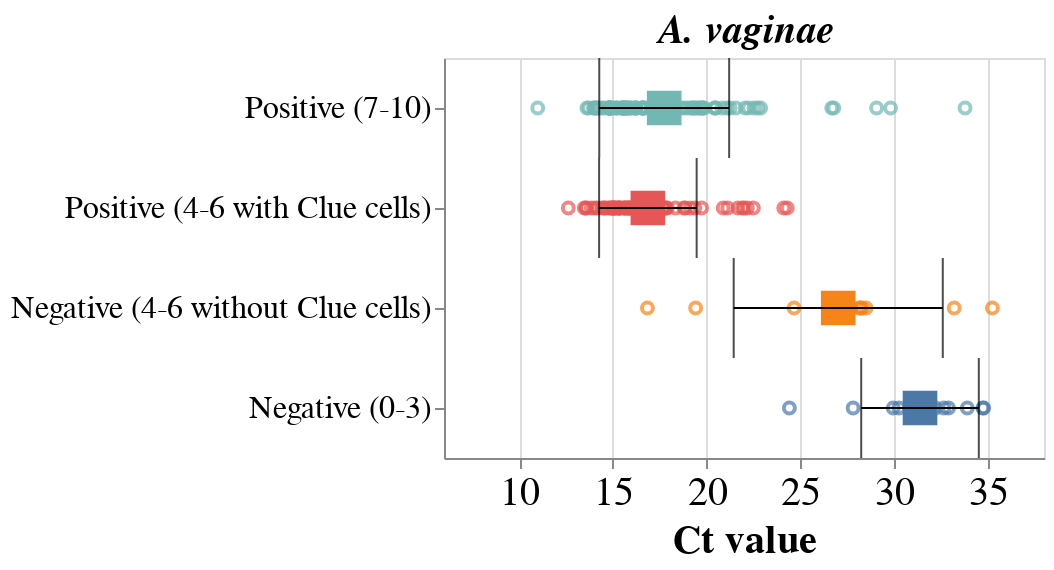

Notebook code cell kept with this figure:
### Code cell
lacto = dis_df[(dis_df['Gene'] == 'A. vaginae') & (dis_df['Agreement2'] == 'Concordant')]
order=['Positive (7-10)','Positive (4-6 with Clue cells)','Negative (4-6 without Clue cells)','Negative (0-3)']

title=alt.TitleParams('A. vaginae', fontSize=20, fontStyle='Italic')
                                                
lacto_point_bv= alt.Chart(lacto, title=title).mark_point().encode(alt.X('CT:Q', title='Ct value', scale=alt.Scale(domain=[6,38]),axis=alt.Axis(labelAngle=0, labelFontSize=20, titleFontSize=20, grid=True,)),
                                                      alt.Y('BV_reviewed_score_sg:N' ,sort=order, axis=alt.Axis(labelFontSize=16, titleFontSize=20, grid=False , labelLimit=900)), 
                                                    alt.Color('BV_reviewed_score_sg:N', legend=None))                                                 


lacto_mean_bv = alt.Chart(lacto).mark_square(size=300).encode(alt.X('mean(CT):Q', title='Ct value',  scale=alt.Scale(domain=[6,38]),axis=alt.Axis(labelAngle=45, labelFontSize=20, titleFontSize=20, grid=True,)),
                                                         alt.Y('BV_reviewed_score_sg:N' ,sort=order, axis=alt.Axis(labelFontSize=16, titleFontSize=20, grid=False )),
                                                             alt.Color('BV_reviewed_score_sg:N', legend=None))

error_bars = alt.Chart(lacto).mark_errorbar(extent='stdev',ticks=True, color='black').encode(alt.X('CT:Q', title='Ct value',scale=alt.Scale(domain=[6,38]), axis=alt.Axis(labelAngle=45, labelFontSize=20, titleFontSize=20, grid=True,)),
                                                      alt.Y('BV_reviewed_score_sg:N', sort=order, title= None, axis=alt.Axis(labelFontSize=16, titleFontSize=20, grid=False)))

lacto_chart =(lacto_point_bv+ lacto_mean_bv+error_bars ).properties(width=300, height=200).configure_axisY(titleX=-250)
lacto_chart

### Figure 1 — Vega-Lite specification as saved in the notebook (floating-point values rounded to 4 significant figures; data arrays with more than 128 entries replaced by an {"elided": "..."} marker saying what was removed)
{"$schema": "https://vega.github.io/schema/vega-lite/v4.17.0.json", "config": {"axisY": {"titleX": -250}, "view": {"continuousHeight": 300, "continuousWidth": 400}}, "data": {"name": "data-c80243bcaa7027607f4c995c29a24aa1"}, "datasets": {"data-c80243bcaa7027607f4c995c29a24aa1": {"elided": "327 records"}}, "height": 200, "layer": [{"encoding": {"color": {"field": "BV_reviewed_score_sg", "legend": null, "type": "nominal"}, "x": {"axis": {"grid": true, "labelAngle": 0, "labelFontSize": 20, "titleFontSize": 20}, "field": "CT", "scale": {"domain": [6, 38]}, "title": "Ct value", "type": "quantitative"}, "y": {"axis": {"grid": false, "labelFontSize": 16, "labelLimit": 900, "titleFontSize": 20}, "field": "BV_reviewed_score_sg", "sort": ["Positive (7-10)", "Positive (4-6 with Clue cells)", "Negative (4-6 without Clue cells)", "Negative (0-3)"], "type": "nominal"}}, "mark": "point", "title": {"fontSize": 20, "fontStyle": "Italic", "text": "A. vaginae"}}, {"encoding": {"color": {"field": "BV_reviewed_score_sg", "legend": null, "type": "nominal"}, "x": {"aggregate": "mean", "axis": {"grid": true, "labelAngle": 45, "labelFontSize": 20, "titleFontSize": 20}, "field": "CT", "scale": {"domain": [6, 38]}, "title": "Ct value", "type": "quantitative"}, "y": {"axis": {"grid": false, "labelFontSize": 16, "titleFontSize": 20}, "field": "BV_reviewed_score_sg", "sort": ["Positive (7-10)", "Positive (4-6 with Clue cells)", "Negative (4-6 without Clue cells)", "Negative (0-3)"], "type": "nominal"}}, "mark": {"size": 300, "type": "square"}}, {"encoding": {"x": {"axis": {"grid": true, "labelAngle": 45, "labelFontSize": 20, "titleFontSize": 20}, "field": "CT", "scale": {"domain": [6, 38]}, "title": "Ct value", "type": "quantitative"}, "y": {"axis": {"grid": false, "labelFontSize": 16, "titleFontSize": 20}, "field": "BV_reviewed_score_sg", "sort": ["Positive (7-10)", "Positive (4-6 with Clue cells)", "Negative (4-6 without Clue cells)", "Negative (0-3)"], "title": null, "type": "nominal"}}, "mark": {"color": "black", "extent": "stdev", "ticks": true, "type": "errorbar"}}], "width": 300}
